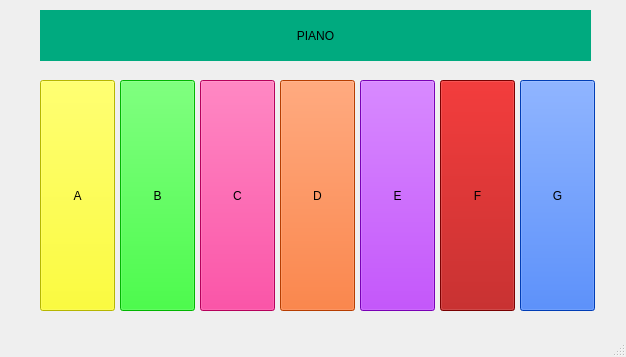
<?xml version="1.0" encoding="UTF-8"?>
<ui version="4.0">
 <class>MainWindow</class>
 <widget class="QMainWindow" name="MainWindow">
  <property name="geometry">
   <rect>
    <x>0</x>
    <y>0</y>
    <width>626</width>
    <height>357</height>
   </rect>
  </property>
  <property name="windowTitle">
   <string>Piano</string>
  </property>
  <widget class="QWidget" name="centralwidget">
   <widget class="QPushButton" name="Button_A">
    <property name="geometry">
     <rect>
      <x>40</x>
      <y>80</y>
      <width>75</width>
      <height>231</height>
     </rect>
    </property>
    <property name="styleSheet">
     <string notr="true">background-color: rgb(255, 255, 0);
font: 26pt &quot;MS Gothic&quot;;</string>
    </property>
    <property name="text">
     <string>A</string>
    </property>
   </widget>
   <widget class="QPushButton" name="Button_B">
    <property name="geometry">
     <rect>
      <x>120</x>
      <y>80</y>
      <width>75</width>
      <height>231</height>
     </rect>
    </property>
    <property name="styleSheet">
     <string notr="true">background-color: rgb(0, 255, 0);
font: 26pt &quot;MS Gothic&quot;;</string>
    </property>
    <property name="text">
     <string>B</string>
    </property>
   </widget>
   <widget class="QPushButton" name="Button_C">
    <property name="geometry">
     <rect>
      <x>200</x>
      <y>80</y>
      <width>75</width>
      <height>231</height>
     </rect>
    </property>
    <property name="styleSheet">
     <string notr="true">background-color: rgb(255, 0, 127);
font: 26pt &quot;MS Gothic&quot;;</string>
    </property>
    <property name="text">
     <string>C</string>
    </property>
   </widget>
   <widget class="QPushButton" name="Button_D">
    <property name="geometry">
     <rect>
      <x>280</x>
      <y>80</y>
      <width>75</width>
      <height>231</height>
     </rect>
    </property>
    <property name="styleSheet">
     <string notr="true">background-color: rgb(255, 85, 0);
font: 26pt &quot;MS Gothic&quot;;</string>
    </property>
    <property name="text">
     <string>D</string>
    </property>
   </widget>
   <widget class="QPushButton" name="Button_E">
    <property name="geometry">
     <rect>
      <x>360</x>
      <y>80</y>
      <width>75</width>
      <height>231</height>
     </rect>
    </property>
    <property name="styleSheet">
     <string notr="true">
background-color: rgb(170, 0, 255);
font: 26pt &quot;MS Gothic&quot;;</string>
    </property>
    <property name="text">
     <string>E</string>
    </property>
   </widget>
   <widget class="QPushButton" name="Button_F">
    <property name="geometry">
     <rect>
      <x>440</x>
      <y>80</y>
      <width>75</width>
      <height>231</height>
     </rect>
    </property>
    <property name="styleSheet">
     <string notr="true">background-color: rgb(170, 0, 0);
font: 26pt &quot;MS Gothic&quot;;</string>
    </property>
    <property name="text">
     <string>F</string>
    </property>
   </widget>
   <widget class="QPushButton" name="Button_G">
    <property name="geometry">
     <rect>
      <x>520</x>
      <y>80</y>
      <width>75</width>
      <height>231</height>
     </rect>
    </property>
    <property name="styleSheet">
     <string notr="true">background-color: rgb(0, 85, 255);
font: 26pt &quot;MS Gothic&quot;;</string>
    </property>
    <property name="text">
     <string>G</string>
    </property>
   </widget>
   <widget class="QLabel" name="label">
    <property name="geometry">
     <rect>
      <x>40</x>
      <y>10</y>
      <width>551</width>
      <height>51</height>
     </rect>
    </property>
    <property name="styleSheet">
     <string notr="true">background-color: rgb(0, 170, 127);
font: 26pt &quot;MS Gothic&quot;;</string>
    </property>
    <property name="text">
     <string>PIANO</string>
    </property>
    <property name="alignment">
     <set>Qt::AlignCenter</set>
    </property>
   </widget>
  </widget>
  <widget class="QMenuBar" name="menubar">
   <property name="geometry">
    <rect>
     <x>0</x>
     <y>0</y>
     <width>626</width>
     <height>21</height>
    </rect>
   </property>
  </widget>
  <widget class="QStatusBar" name="statusbar"/>
 </widget>
 <resources/>
 <connections/>
</ui>
